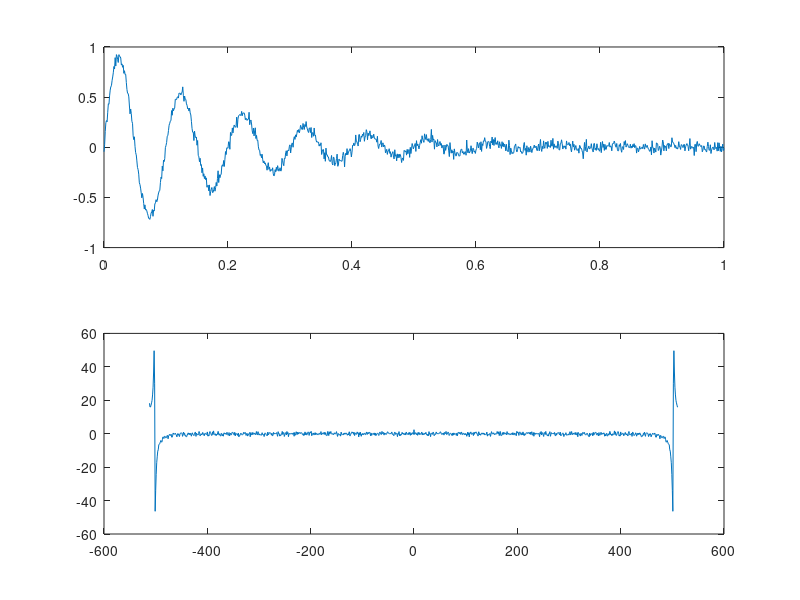

Here is the MATLAB script that generated this plot:
% Sky Hoffert

L = 1000;
NA = -30;
f = 10;
omega = 2*pi*f;
t = 0:(1/L):1;
v = 0:1:L;
r = 0.995;
bins = 1024;

for i = 1:L+1
    v(i) = sin(omega * t(i)) * (r) ^ i;
end

for i = 1:L+1
    v(i) = v(i) + wgn(1,1,NA);
end

T = -bins/2:1:bins/2-1;
f = real(fft(v,bins));

subplot(2,1,1);
plot(t,v);

subplot(2,1,2);
plot(T,f);
